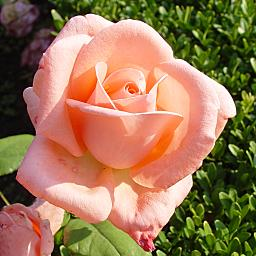
%> input picture rose4.png, 256 x 256 px
$ octave Image_negative_log_transformation_power_transformation.m   (GNU Octave 9; MATLAB toolbox functions it lacks are replaced by stand-ins)
%> lines starting %> are read from the running program, lines starting %| are printed output that depends on the picture
clc
clear all
close all

%Negative image
a = imread('H:\3-2 Term\matlab_works\rose4.png');
%> a is the input picture: size 256x256x3 uint8; mean R, G, B 154.2, 118, 85.5
b = rgb2gray(a);
c = 255-b;
figure;
subplot(1,2,1),imshow(a),title('Real Image');
subplot(1,2,2),imshow(c),title('Negative Image');
%Negative image finished

%Log Transformation of image
img = imread('H:\3-2 Term\matlab_works\rose2.jpg');
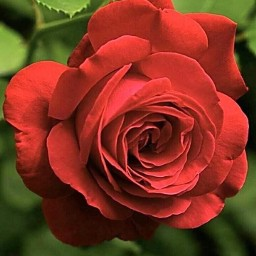
%> input picture rose2.jpg, 256 x 256 px
%> img is the input picture: size 256x256x3 uint8; mean R, G, B 126.3, 53, 32.4
logimg = rgb2gray(img);
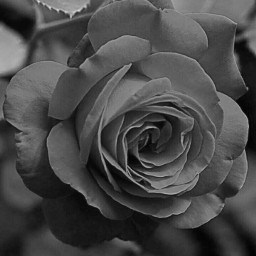
%> logimg: size 256x256 uint8; min 1, max 219, mean 72.6
logresult = im2double(img);
result1 = 2*log(1+logresult);
result2 = 2.5*log(1+logresult);
result3 = 3*log(1+logresult);
figure;
subplot(2,2,1),imshow(img),title('Real image');
subplot(2,2,2),imshow(result1),title('Output Scaling Factor 2');
subplot(2,2,3),imshow(result2),title('Output Scaling Factor 2.5');
subplot(2,2,4),imshow(result3),title('Output Scaling Factor 3');
%Log Transformation finished


%Power Transformation of image
pimg = imread('H:\3-2 Term\matlab_works\weather.jpeg');
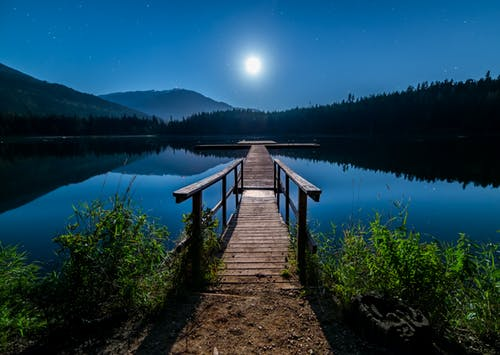
%> input picture weather.jpeg, 500 x 355 px
%> pimg is the input picture: size 355x500x3 uint8; mean R, G, B 27.3, 64.6, 82.7
presult = rgb2gray(pimg);
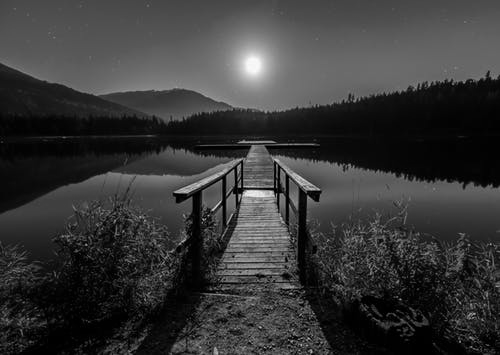
%> presult: size 355x500 uint8; min 0, max 250, mean 55.5
power_result = im2double(pimg);
output1 = 2*(power_result.^0.5);
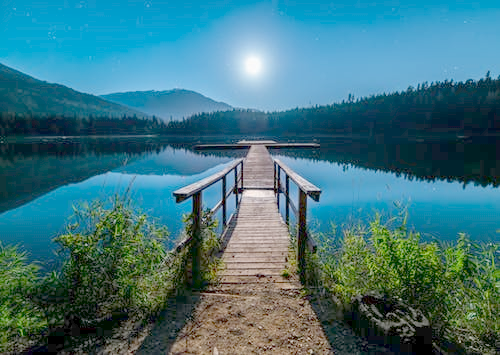
%> output1: size 355x500x3 double; mean R, G, B 0.485, 0.915, 0.988; drawn with min black and max white
output2 = 2*(power_result.^1.5);
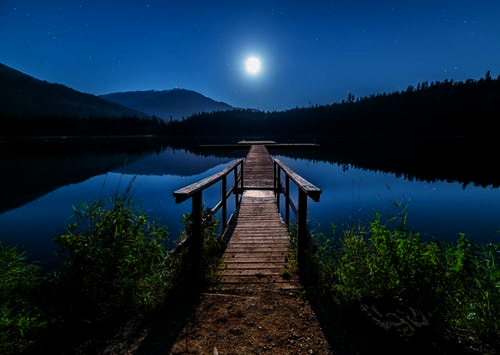
%> output2: size 355x500x3 double; mean R, G, B 0.112, 0.307, 0.472; drawn with min black and max white
output3 = 2*(power_result.^3.0);
figure;
subplot(2,2,1),imshow(pimg),title('Real Image');
subplot(2,2,2),imshow(output1),title('Output Power Factor 0.5');
subplot(2,2,3),imshow(output2),title('Output Power Factor 1.5');
subplot(2,2,4),imshow(output3),title('Output Power Factor 3.0');
%> after `imshow(output3)`:
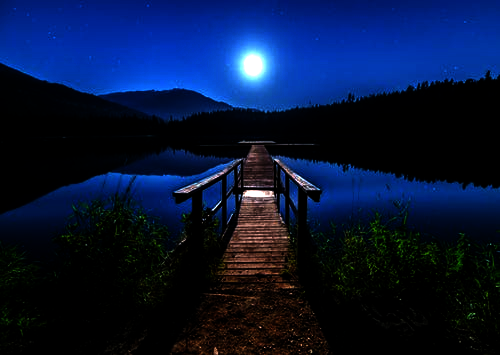
%> displayed picture: size 355x500x3, on the screen's scale of 0 to 255; mean R, G, B 6.9, 21.8, 57.7
%Power Transformation finished
